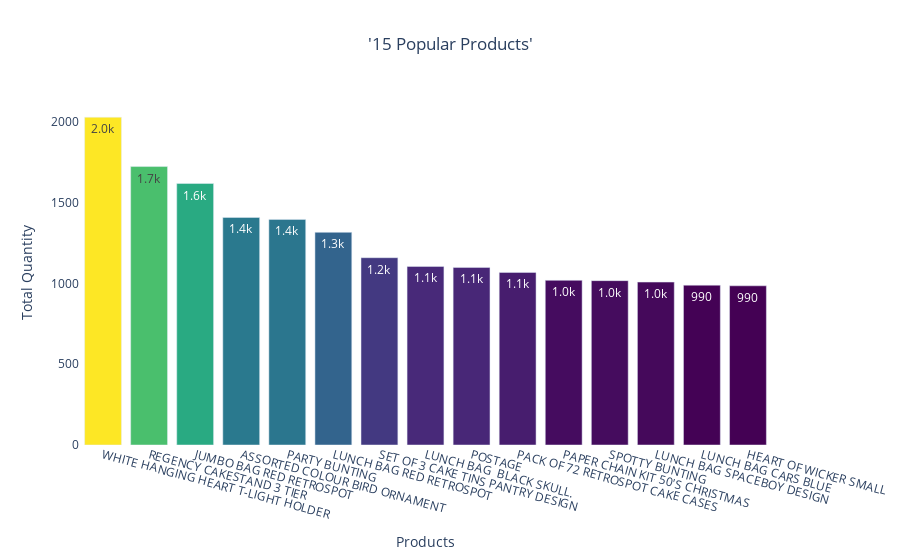

Notebook code cell kept with this figure:
### Code cell
# 15 Popular Products

products = df.pivot_table(index="Description", values="Quantity", aggfunc=np.sum).reset_index()
best_selling = products.sort_values("Quantity", ascending=False).head(15)
fig = go.Figure(data=[go.Bar(x=best_selling["Description"].astype(str),y=best_selling["Quantity"],marker={"color": best_selling["Quantity"],"colorscale": "viridis"})])

fig.update_traces(texttemplate="%{y:.2s}", textposition="inside")
fig.update_layout(title="'15 Popular Products'", 
                  title_x=0.5,
                  xaxis_title="Products",
                  yaxis_title="Total Quantity",
                  plot_bgcolor="white")
fig.update_xaxes(tickangle=15)
fig.show()

### Figure 1 — Plotly figure (JSON) as saved in the notebook; plotly's stock layout.template omitted (floating-point values rounded to 4 significant figures)
{"data": [{"marker": {"color": [2028, 1723, 1618, 1408, 1396, 1316, 1159, 1105, 1099, 1068, 1019, 1017, 1008, 989, 985], "colorscale": [[0, "#440154"], [0.1111, "#482878"], [0.2222, "#3e4989"], [0.3333, "#31688e"], [0.4444, "#26828e"], [0.5556, "#1f9e89"], [0.6667, "#35b779"], [0.7778, "#6ece58"], [0.8889, "#b5de2b"], [1, "#fde725"]]}, "textposition": "inside", "texttemplate": "%{y:.2s}", "type": "bar", "x": ["WHITE HANGING HEART T-LIGHT HOLDER", "REGENCY CAKESTAND 3 TIER", "JUMBO BAG RED RETROSPOT", "ASSORTED COLOUR BIRD ORNAMENT", "PARTY BUNTING", "LUNCH BAG RED RETROSPOT", "SET OF 3 CAKE TINS PANTRY DESIGN ", "LUNCH BAG  BLACK SKULL.", "POSTAGE", "PACK OF 72 RETROSPOT CAKE CASES", "PAPER CHAIN KIT 50'S CHRISTMAS ", "SPOTTY BUNTING", "LUNCH BAG SPACEBOY DESIGN ", "LUNCH BAG CARS BLUE", "HEART OF WICKER SMALL"], "y": [2028, 1723, 1618, 1408, 1396, 1316, 1159, 1105, 1099, 1068, 1019, 1017, 1008, 989, 985]}], "layout": {"plot_bgcolor": "white", "title": {"text": "'15 Popular Products'", "x": 0.5}, "xaxis": {"tickangle": 15, "title": {"text": "Products"}}, "yaxis": {"title": {"text": "Total Quantity"}}}}
